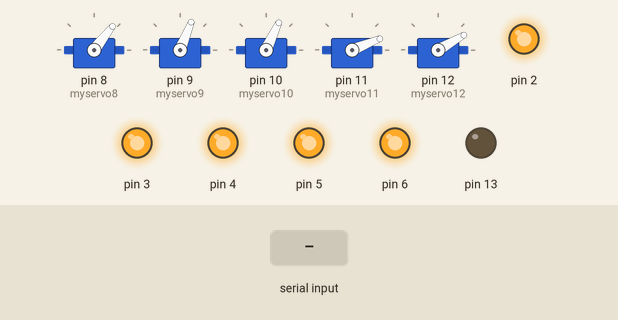
This sketch was run on a simulated Arduino Uno, built with avr-gcc and run on an emulated ATmega328P. On the bench: 5 × servo, output pins drawn as LEDs (lit = HIGH). The inputs (shaded band) are chosen by the test bench.

Above: at 1.6 s.
1.7 s: "O" received over Serial
At 4.2 s:
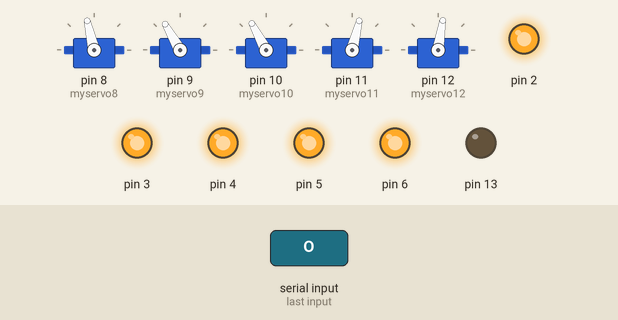
4.7 s: "i" received over Serial
At 5.7 s:
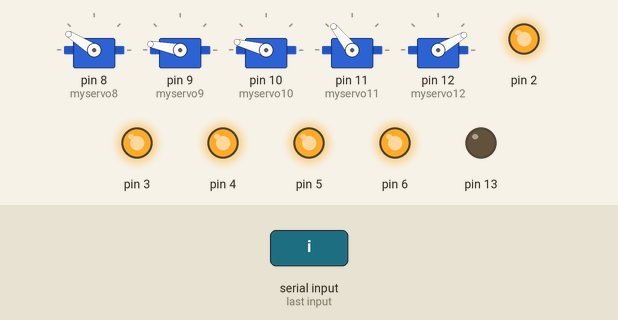
6.6 s: "5" received over Serial
At 7.35 s:
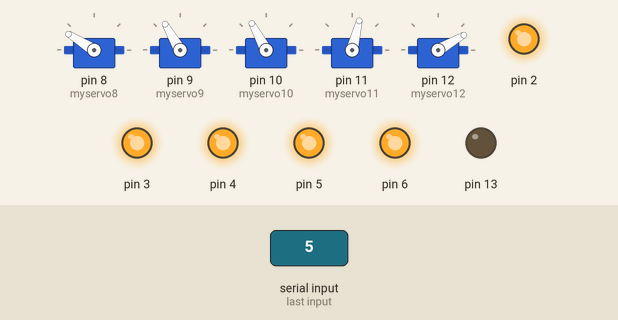
9.6 s: "4" received over Serial
At 11.1 s:
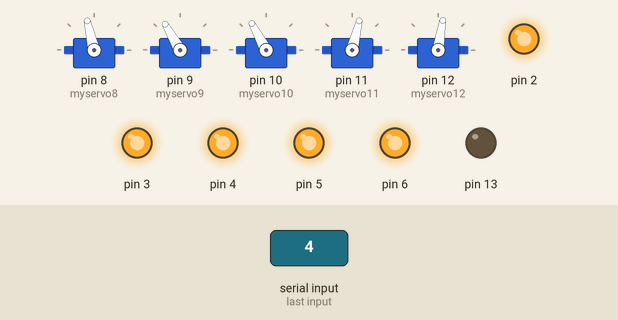
Timing chart, 0 to 12.6 s (numbered marks = the images above; inputs shaded):
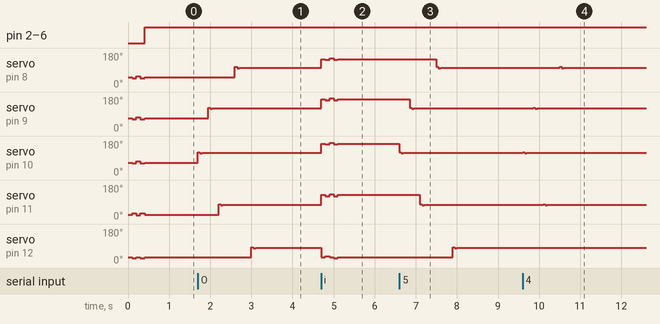

Measured:
- after the input at 1.7 s, servo on pin 8 (myservo8): 52° → 103° after 0.90 s; servo on pin 9 (myservo9): 68° → 120° after 0.25 s; servo on pin 10 (myservo10): 65° → 118° at once; servo on pin 11 (myservo11): 22° → 76° after 0.50 s; servo on pin 12 (myservo12): 30° → 81° after 1.3 s
- after the input at 4.7 s, servo on pin 8 (myservo8): 103° → 148° at once, → 143° 0.10 s later, → 153° 0.10 s later, → 143° 0.10 s later, … (5 changes in this stretch); servo on pin 9 (myservo9): 120° → 169° at once, → 164° 0.10 s later, → 174° 0.10 s later, → 164° 0.10 s later, … (5 changes in this stretch)
- after the input at 6.6 s, servo on pin 8 (myservo8): 148° → 103° after 0.90 s; servo on pin 9 (myservo9): 169° → 120° after 0.25 s; servo on pin 10 (myservo10): 165° → 118° at once; servo on pin 11 (myservo11): 128° → 76° after 0.50 s; servo on pin 12 (myservo12): 30° → 81° after 1.3 s
- after the input at 9.6 s, servo on pin 8 (myservo8): 103° → 106° after 0.90 s, → 100° 0.05 s later, → 103° 0.05 s later; servo on pin 9 (myservo9): 120° → 123° after 0.25 s, → 117° 0.05 s later, → 120° 0.05 s later
- by itself, servo on pin 12 (myservo12): alternates 30° for 0.10 s and 25° for 0.10 s, 4 changes in all, then stays 30°

The sketch:

beads_servo.ino
```cpp
#include <Servo.h>   //載入函式庫，這是內建的，不用安裝

Servo myservo8,myservo9,myservo10,myservo11,myservo12;  // 馬達

void setup() {
  Serial.begin(9600);
  myservo8.attach(8);  // 設定要將伺服馬達接到哪一個PIN腳
  myservo9.attach(9);
  myservo10.attach(10);
  myservo11.attach(11);
  myservo12.attach(12);

  myservo8.write(52);             //上電後先在馬達入口抖動
  myservo9.write(68);            //in1
  myservo10.write(65);            //in1
  myservo11.write(22);             //in1
  myservo12.write(30);             //in1
    delay(100);
  myservo8.write(47);
  myservo9.write(63);
  myservo10.write(62);
  myservo11.write(30);
  myservo12.write(25);
    delay(100);
  myservo8.write(57);
  myservo9.write(73);
  myservo10.write(72);
  myservo11.write(20);
  myservo12.write(30);
    delay(100);
  myservo8.write(47);
  myservo9.write(63);
  myservo10.write(62);
  myservo11.write(30);
  myservo12.write(25);
    delay(100);
  myservo8.write(52);             //上電後先在馬達入口抖動
  myservo9.write(68);            //in1
  myservo10.write(65);            //in1
  myservo11.write(22);             //in1
  myservo12.write(30);             //in1

  pinMode(2,OUTPUT);
  pinMode(3,OUTPUT);
  pinMode(4,OUTPUT);
  pinMode(5,OUTPUT);
  pinMode(6,OUTPUT);
  pinMode(13,OUTPUT);
}
void loop() {
  char mode = 0;
  mode = Serial.read();      //接收python指令
  digitalWrite(2,HIGH);
  digitalWrite(3,HIGH);
  digitalWrite(4,HIGH);
  digitalWrite(5,HIGH);
  digitalWrite(6,HIGH);
if(mode=='O'){                    //python傳送O指令，馬達轉到出口
                                                  myservo10.write(121);
                                                  delay(50);
                                                  myservo10.write(115);
                                                  delay(50);
                                                  myservo10.write(118);            //out
                                                  delay(150);
                              myservo9.write(123);
                              delay(50);
                              myservo9.write(117);
                              delay(50);
                              myservo9.write(120);             //out
                              delay(150);
                                                                       myservo11.write(79);
                                                                       delay(50);
                                                                       myservo11.write(73);
                                                                       delay(50);
                                                                       myservo11.write(76);            //out
                                                                       delay(300);
          myservo8.write(107);
          delay(50);
          myservo8.write(100);
          delay(50);
          myservo8.write(103);              //out
          delay(300);
                                                                                             myservo12.write(84);
                                                                                             delay(50);
                                                                                             myservo12.write(78);
                                                                                             delay(50);
                                                                                             myservo12.write(81);            //out
}
if(mode=='I'){                //python傳送I指令，轉到第一個入口
  myservo8.write(52);             //in1
  myservo9.write(68);            //in1
  myservo10.write(65);            //in1
  myservo11.write(26);             //in1
  myservo12.write(30);             //in1
    delay(100);
  myservo8.write(47);
  myservo9.write(63);
  myservo10.write(62);
  myservo11.write(30);
  myservo12.write(25);
    delay(100);
  myservo8.write(57);
  myservo9.write(73);
  myservo10.write(72);
  myservo11.write(20);
  myservo12.write(30);
    delay(100);
  myservo8.write(47);
  myservo9.write(63);
  myservo10.write(62);
  myservo11.write(30);
  myservo12.write(25);
    delay(100);
  myservo8.write(52);             //in1
  myservo9.write(68);            //in1
  myservo10.write(65);            //in1
  myservo11.write(26);             //in1
  myservo12.write(30);             //in1
  delay(600);
  }
if(mode=='i'){                //python傳送i指令，轉到第二入口
  myservo8.write(148);        //in2
  myservo9.write(169);            //in2
  myservo10.write(165);       //in2
  myservo11.write(128);        //in2
  myservo12.write(30);             //in1
    delay(100);
  myservo8.write(143);
  myservo9.write(164);
  myservo10.write(162);
  myservo11.write(120);
  myservo12.write(35);
    delay(100);
  myservo8.write(153);
  myservo9.write(174);
  myservo10.write(172);
  myservo11.write(130);
  myservo12.write(30);
    delay(100);
  myservo8.write(143);
  myservo9.write(164);
  myservo10.write(162);
  myservo11.write(120);
  myservo12.write(25);
    delay(100);
  myservo8.write(148);        //in2
  myservo9.write(169);            //in2
  myservo10.write(165);       //in2
  myservo11.write(128);        //in2
  myservo12.write(30);             //in1
    delay(600);
}
 if(mode=='5'){          //python傳送5指令，以下皆為依據欲掉落拚豆分別列出之馬達轉動出口訊號//**sg90s轉動角度很常跑掉所以執行前都要人工對正**//
                                                  myservo10.write(121);
                                                  delay(50);
                                                  myservo10.write(115);
                                                  delay(50);
                                                  myservo10.write(118);            //out
                                                  delay(150);
                              myservo9.write(123);
                              delay(50);
                              myservo9.write(117);
                              delay(50);
                              myservo9.write(120);             //out
                              delay(150);
                                                                       myservo11.write(79);
                                                                       delay(50);
                                                                       myservo11.write(73);
                                                                       delay(50);
                                                                       myservo11.write(76);            //out
                                                                       delay(300);
          myservo8.write(106);
          delay(50);
          myservo8.write(100);
          delay(50);
          myservo8.write(103);              //out
          delay(300);
                                                                                             myservo12.write(84);
                                                                                             delay(50);
                                                                                             myservo12.write(78);
                                                                                             delay(50);
                                                                                             myservo12.write(81);            //out
 }
 if(mode=='4'){
                                                  myservo10.write(121);
                                                  delay(50);
                                                  myservo10.write(115);
                                                  delay(50);
                                                  myservo10.write(118);            //out
                                                  delay(150);
                              myservo9.write(123);
                              delay(50);
                              myservo9.write(117);
                              delay(50);
                              myservo9.write(120);             //out
                              delay(150);
                                                                       myservo11.write(79);
                                                                       delay(50);
                                                                       myservo11.write(73);
                                                                       delay(50);
                                                                       myservo11.write(76);            //out
                                                                       delay(300);
          myservo8.write(106);
          delay(50);
          myservo8.write(100);
          delay(50);
          myservo8.write(103);              //out
 }
if(mode=='3'){
                                                  myservo10.write(121);
                                                  delay(50);
                                                  myservo10.write(115);
                                                  delay(50);
                                                  myservo10.write(118);            //out
                                                  delay(150);
                              myservo9.write(123);
                              delay(50);
                              myservo9.write(117);
                              delay(50);
                              myservo9.write(120);             //out
                              delay(300);
          myservo8.write(106);
          delay(50);
          myservo8.write(100);
          delay(50);
          myservo8.write(103);              //out
}
if(mode=='2'){
                              myservo9.write(123);
                              delay(50);
                              myservo9.write(117);
                              delay(50);
                              myservo9.write(120);             //out
                              delay(300);
          myservo8.write(106);
          delay(50);
          myservo8.write(100);
          delay(50);
          myservo8.write(103);              //out
}
 if(mode=='1'){
          myservo8.write(106);
          delay(50);
          myservo8.write(100);
          delay(50);
          myservo8.write(103);              //out
 }
 if(mode=='6'){    //8,9,12
                              myservo9.write(123);
                              delay(50);
                              myservo9.write(117);
                              delay(50);
                              myservo9.write(120);             //out
                              delay(300);
          myservo8.write(106);
          delay(50);
          myservo8.write(100);
          delay(50);
          myservo8.write(103);              //out
          delay(300);
                                                                                             myservo12.write(84);
                                                                                             delay(50);
                                                                                             myservo12.write(78);
                                                                                             delay(50);
                                                                                             myservo12.write(81);            //out
 }
 if(mode=='7'){  //8,9,10,12

                                                  myservo10.write(121);
                                                  delay(50);
                                                  myservo10.write(115);
                                                  delay(50);
                                                  myservo10.write(118);            //out
                                                  delay(150);
                              myservo9.write(123);
                              delay(50);
                              myservo9.write(117);
                              delay(50);
                              myservo9.write(120);             //out
                              delay(300);
          myservo8.write(106);
          delay(50);
          myservo8.write(100);
          delay(50);
          myservo8.write(103);              //out
          delay(300);
                                                                                             myservo12.write(84);
                                                                                             delay(50);
                                                                                             myservo12.write(78);
                                                                                             delay(50);
                                                                                             myservo12.write(81);            //out
 }
}
```
